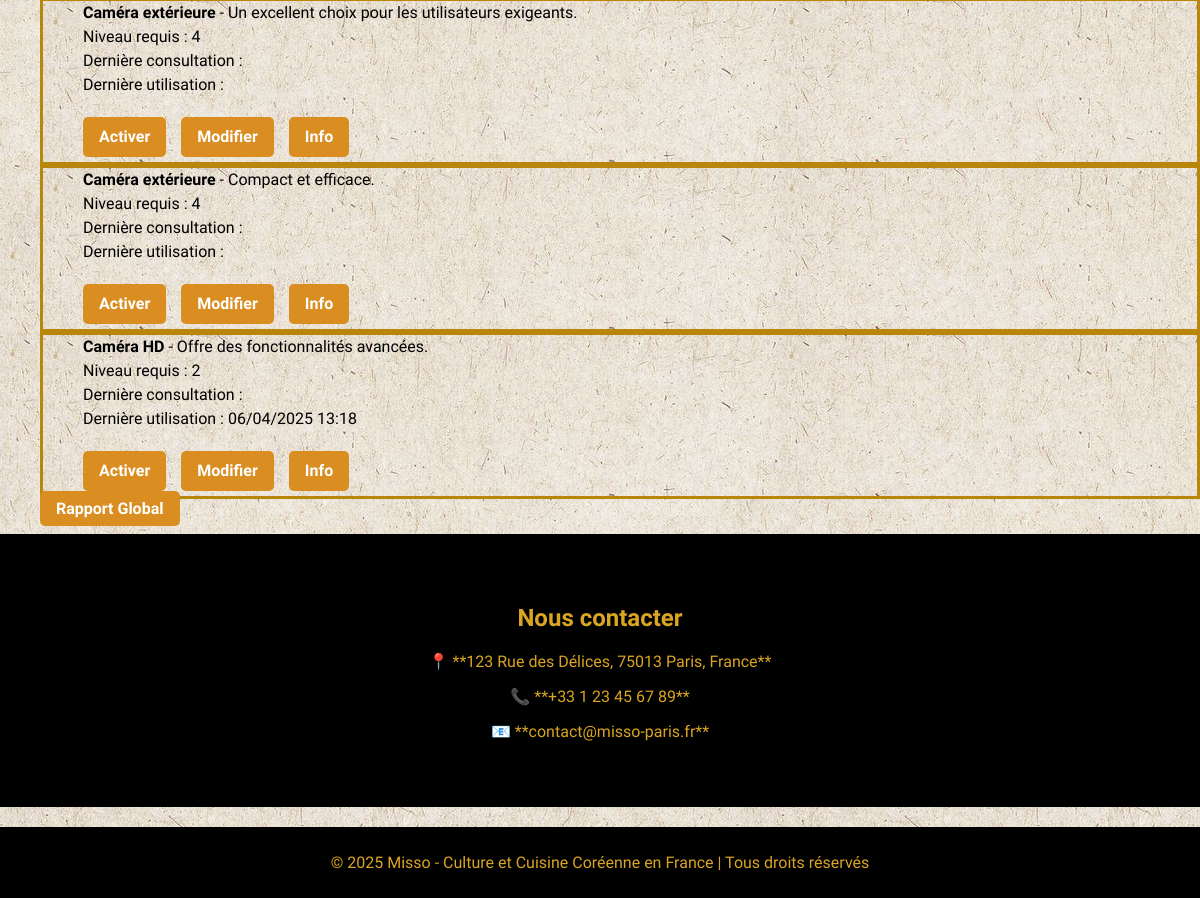
Page /objets_connectes/ (signed in, lower part) on the earlier database version.
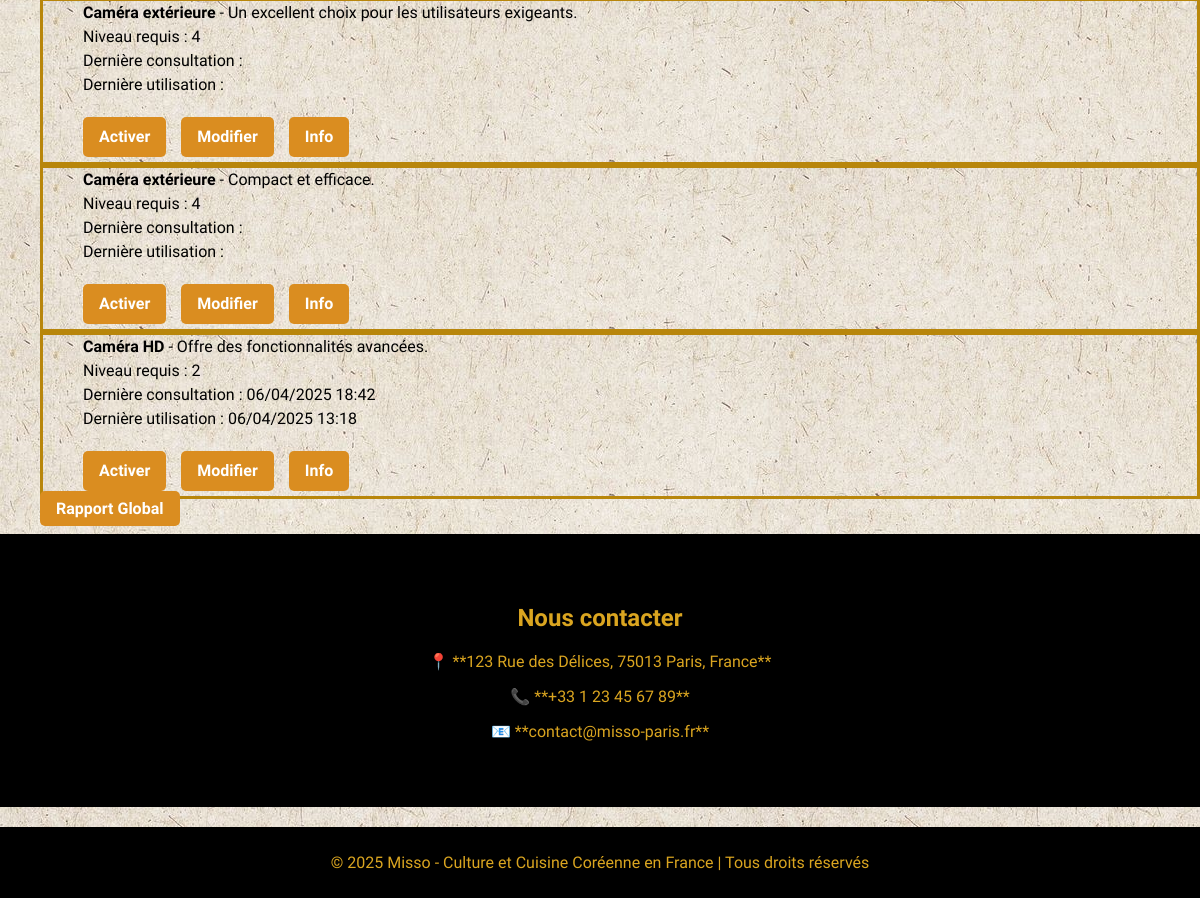
Same page on the later database version.
### objets_connectes/models.py (models this page shows, shortened)
class ObjetConnecte(models.Model):
    TYPE_CHOICES = [
        ('camera', 'Caméra'),
        ('frigo', 'Frigo'),
        ('four', 'Four'),
    ]
    nom = models.CharField(max_length=100)  # Nom de l'objet
    description = models.TextField(blank=True, null=True)  # Description de l'objet
    niveau_requis = models.PositiveIntegerField(default=1)  # Niveau requis pour modifier l'objet
    actif = models.BooleanField(default=False)  # Statut actif/inactif
    derniere_consultation = models.DateTimeField(blank=True, null=True)  # Dernière consultation
    derniere_utilisation = models.DateTimeField(blank=True, null=True)  # Dernière utilisation
    consommation = models.FloatField(null=False, help_text="Consommation en Watt-heure")  # Consommation de l'objet en Wh
    type_objet = models.CharField(max_length=10, choices=TYPE_CHOICES, default='camera')  # Type d'objet
    temperature = models.FloatField(blank=True, null=True, help_text="Température en °C (uniquement pour frigo et four)")  # Température

### objets_connectes/views.py (the view)
# urls.py: path("", liste_objets, name="liste_objets"),
@login_required
def liste_objets(request):
    user = request.user
    user.ajouter_experience(50)  # Ajoute 50 points d'expérience
    objets = ObjetConnecte.objects.all()  # Récupère tous les objets connectés
    return render(request, "objets_connectes/liste_objets.html", {"objets": objets})

### utilisateurs/models.py (called while the page is built)
    def ajouter_experience(self, points):
        self.experience += points
        while self.experience >= self.experience_necessaire():
            self.experience -= self.experience_necessaire()
            self.niveau += 1
        if(self.niveau>=10):
           self.is_staff=True
           mon_groupe = Group.objects.get(name='Modérateurs')
           mon_groupe.user_set.add(self)
        self.save()

    def experience_necessaire(self):
        return self.niveau * 100  # Exemple : 100 points par niveau

### objets_connectes/templates/objets_connectes/liste_objets.html (shortened to what this page needs)
{%extends "objets_connectes/base.html"%}
{%block content%}
    <ul>
        {% for objet in objets %}
            <li>
                <div class="objet">
                    <ul>
                        <li><strong>{{ objet.nom }}</strong> - {{ objet.description }}</li>
                        <li>Niveau requis : {{ objet.niveau_requis }}</li>
                        <li>Dernière consultation : {{ objet.derniere_consultation|date:"d/m/Y H:i" }}</li>
                        <li>Dernière utilisation : {{ objet.derniere_utilisation|date:"d/m/Y H:i" }}</li>
                        <li class="button-group">
                            <a href="{% url 'activer_objet' objet.id %}" class="btns">
                                {% if objet.actif %} Désactiver {% else %} Activer {% endif %}
                            </a>
                            <a href="{% url 'modifier_objet' objet.id %}" class="btns">Modifier</a>
                            <a href="{% url 'info_objet' objet.id %}" class="btns">Info</a>
                        </li>
                    </ul>
                </div>
            </li>
        {% endfor %}
        <a href="{% url 'rapport_global' %}" class="btns">Rapport Global</a>
    </ul>
{%endblock%}

### objets_connectes/templates/objets_connectes/base.html (shortened to what this page needs)
<!DOCTYPE html>
<html lang="fr">
<head>
    {% load static %}
    <link rel="stylesheet" href="{% static 'utilisateurs/objets.css' %}">
    <link rel="stylesheet" href="{% static 'utilisateurs/navigation.css' %}">
</head>
<body>
    <div class="content">
       <p>{% block content %}{% endblock %}</p>
<section id="contact" class="contact">
    <h2>Nous contacter</h2>
    <p>📍 **123 Rue des Délices, 75013 Paris, France**</p>
    <p>📞 **+33 1 23 45 67 89**</p>
    <p>📧 **contact@misso-paris.fr**</p>
</section>
<footer>
    <p>&copy; 2025 Misso - Culture et Cuisine Coréenne en France | Tous droits réservés</p>
</footer>
</body>
</html>

### utilisateurs/static/utilisateurs/objets.css (style rules this page uses)
body { font-family: 'Quicksand', sans-serif; margin: 0; padding: 0; display: block; overflow-y: auto; min-height: 100vh; margin: 0; padding: 0; background-image: url('../restaurant/img/texture.jpg'); }
div.objet { position: block; z-index: 1; height: 30%; text-wrap: balance; color: black; margin-left: 0; margin-right: 0; padding: auto; margin-top: 2%; margin-bottom: 2%; text-align: left; line-height: 1.5; border-radius: 0; background-image: url('../restaurant/img/texture.jpg'); margin: 0; padding: 0; border: solid darkgoldenrod; overflow: auto; cursor: pointer; align-content: right; transition: transform 0.3s ease, background-color 0.3s ease; }
ul { list-style:none; }
.about, .contact { text-align: center; padding: 50px; background: black; color: goldenrod; }
footer { background: black; color: goldenrod; text-align: center; padding: 10px; margin-top: 20px; }
.button-group { display: flex; justify-content: flex-start; gap: 15px; margin-top: 20px; flex-wrap: wrap; }
.btns { padding: 10px 20px; border: none; border-radius: 5px; cursor: pointer; font-weight: bold; background-color: #4caf50; color: white; text-decoration: none; text-align: center; white-space: nowrap; }

### utilisateurs/static/utilisateurs/navigation.css (style rules this page uses)
* { box-sizing: border-box; }
body { margin-top: 100px; }
.btns { background-color: rgb(218, 141, 32); padding: 8px 16px ; margin-bottom: 5px; border-radius: 5px; color: white; text-decoration: none; font-weight: bold; transition: background 0.3s; }

Differences in the rows shown:
changed ObjetConnecte "Caméra HD": derniere_consultation (not shown) → "06/04/2025 18:42"
